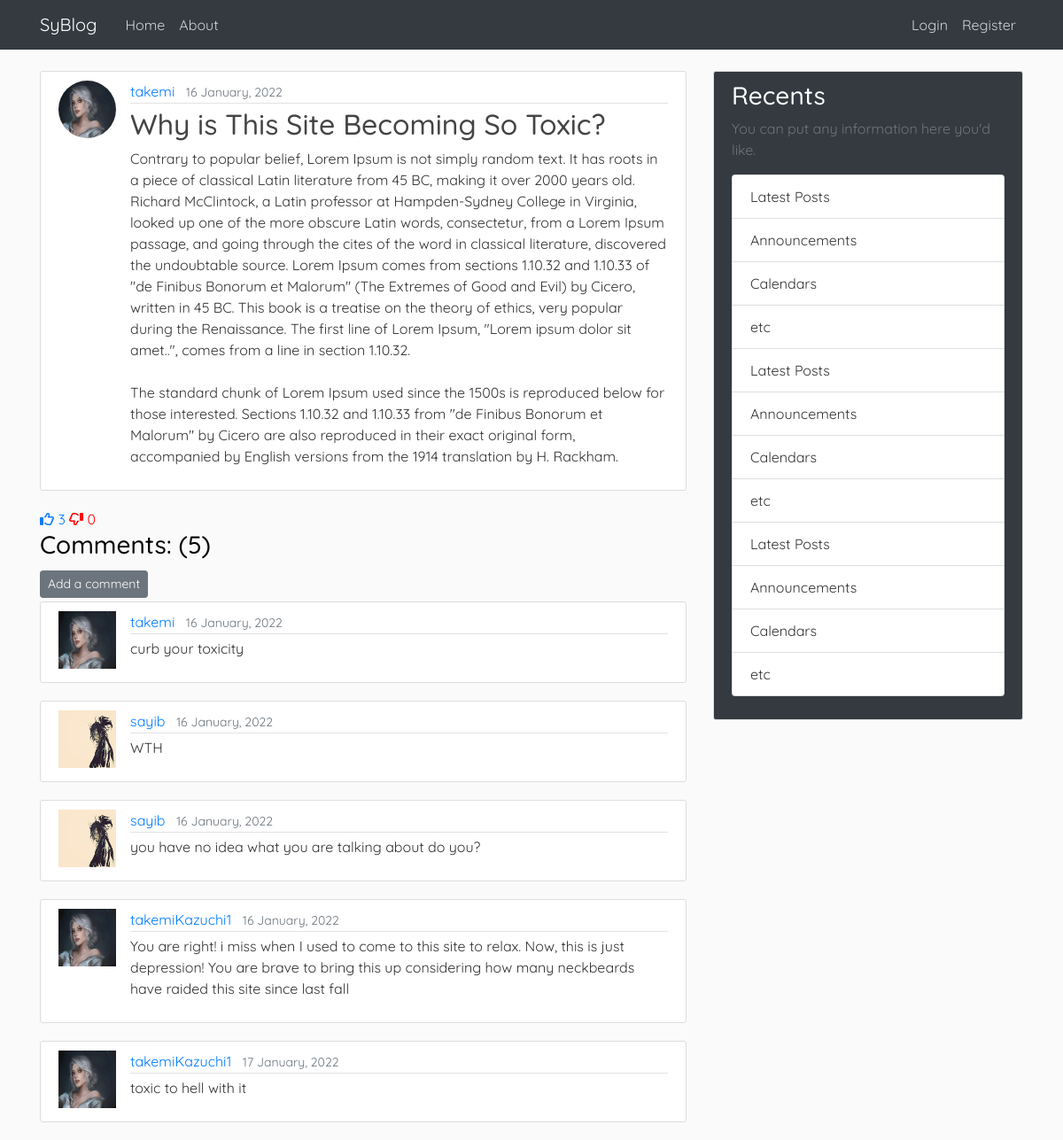
The page /post/3 on the database as committed earlier.
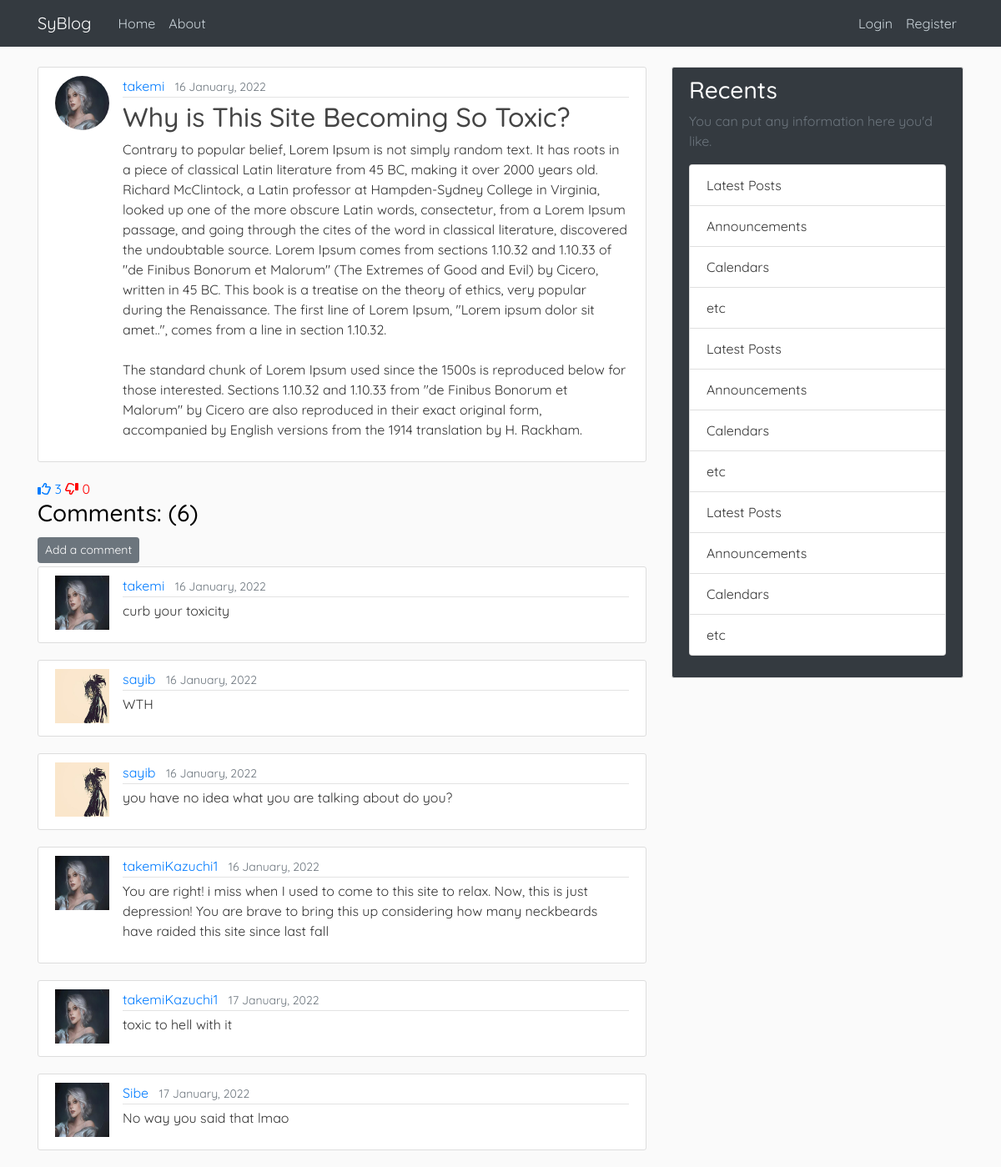
The same page on the database as committed later.
### blog/models.py (models this page shows, shortened)
class Post(models.Model):
    title = models.CharField(max_length=100)
    content = models.TextField()
    date_posted = models.DateTimeField(default=timezone.now)
    author = models.ForeignKey(User, on_delete=models.CASCADE)
    likes = models.ManyToManyField(User, related_name="blog_likes")
    dislikes = models.ManyToManyField(User, related_name="blog_dislikes")
    def likes_count(self):
        return self.likes.count()
    def dislikes_count(self):
        return self.dislikes.count()

class Comment(models.Model):
    body = models.TextField()
    date_posted = models.DateTimeField(default=timezone.now)
    author = models.ForeignKey(User, on_delete=models.CASCADE, related_name="comments")
    post = models.ForeignKey(Post, on_delete=models.CASCADE, related_name="comments")

### users/models.py (models this page shows, shortened)
class Profile(models.Model):
    user = models.OneToOneField(User, on_delete=models.CASCADE)
    image = models.ImageField(default = "default.jpg", upload_to='profile_pics')

### blog/views.py (the view)
# urls.py: path('post/<int:pk>', PostDetailView.as_view(), name="post-detail"),
class PostDetailView(DetailView):
    model = Post

### blog/templates/blog/post_detail.html
{% extends 'blog/base.html' %}
{% block content %}
    <article class="media content-section">
        <img src="{{ object.author.profile.image.url }}" class="rounded-circle article-img">
        <div class="media-body">
            <div class="article-metadata">
                <a href="#" class="mr-2">{{ object.author }}</a>
                <small class="text-muted">{{ object.date_posted|date:"d F, Y" }}</small>
            </div>
            <h2 class="article-title">{{ object.title }}</h2>
            <p class="article-content">{{ object.content }}</p>
        </div>
    </article>
    <a class="like-btn"  style="text-decoration:none" href="{% url 'post-like' post.id%}"><i class="fa-regular fa-thumbs-up"></i> {{object.likes_count}}</a>
    <a class="like-btn"  style="text-decoration:none; color:red" href="{% url 'post-dislike' post.id%}"><i class="fa-regular fa-thumbs-down fa-flip-horizontal"></i> {{object.dislikes_count}}</a>
    <h3>Comments: ({{object.comments.all.count}})</h3>
    <a class = "btn btn-secondary btn-sm mt-1 mb-1" href="{% url 'add-comment' object.id%}">Add a comment</a>
    {% for comment in object.comments.all %}
        <article class="media content-section">
        <img class="rounded-circle-sm article-img" src="{{comment.author.profile.image.url}}" >
            <div class="media-body">
                <div class="article-metadata">
                    <a class="mr-2" href="#">{{ comment.author }}</a>
                    <small class="text-muted">{{ comment.date_posted|date:"d F, Y" }}</small>
                </div>
                <p class="article-content">{{ comment.body }}</p>
            </div>
        </article>
    {% endfor %}
{% endblock content %}

Rows that differ between the two databases and show on the page:
computed for Post "Why is This Site Becoming So Toxic?": comments.all.count "5" → "6"
added Comment: author.profile.image (placeholder picture), author "Sibe", date_posted "17 January, 2022", body "No way you said that lmao"
